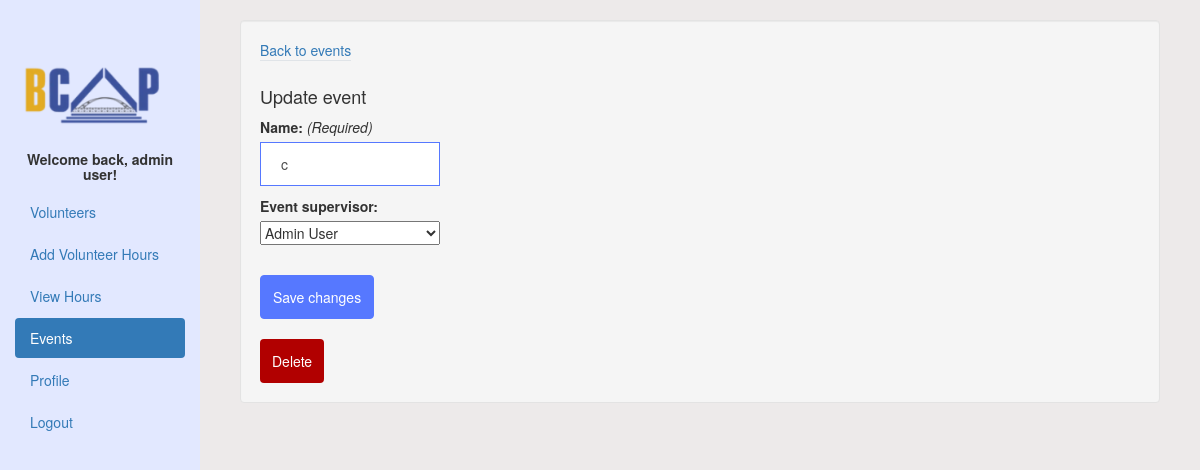
The page /update-event/?id=6 (signed in) on the database as committed earlier.
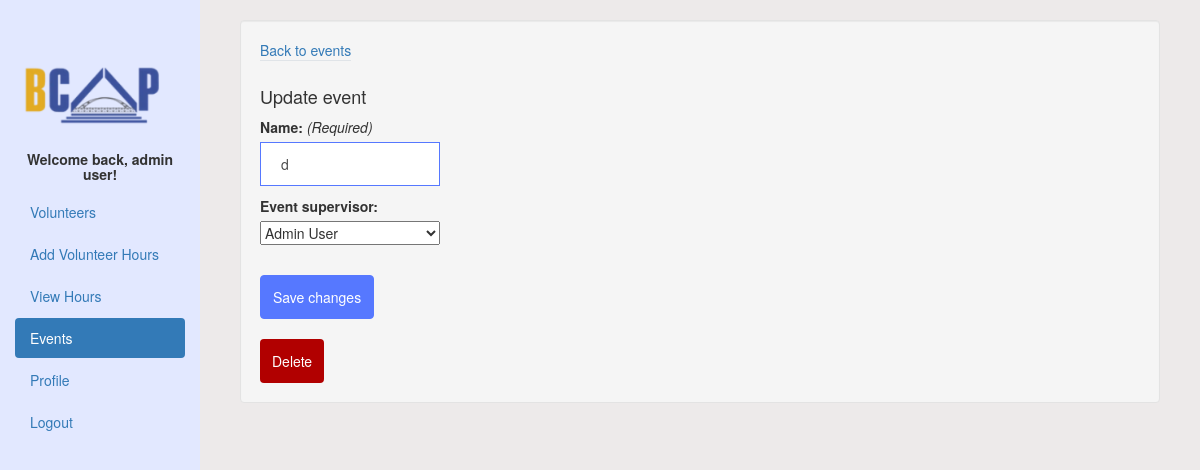
The same page on the database as committed later.
### bcap373_app/models.py (models this page shows, shortened)
class EventModel(models.Model):
	name = models.CharField(max_length=256, blank=False)
	event_supervisor = models.ForeignKey(User, on_delete=models.SET_NULL, null=True, blank=True, limit_choices_to={'is_staff': True}, related_name='event_supervisor')

### bcap373_app/views.py (the view)
# urls.py: path('update-event/', views.update_event, name="update_event"),
@login_required
def update_event(request):
   event_id = request.GET.get('id', '')
   if request.user.is_staff and event_id != '' and EventModel.objects.filter(id=int(event_id)).count() == 1:
      if request.method == "POST":
         event_form = EventForm(request.POST, instance=EventModel.objects.filter(id=int(event_id)).first())
         if event_form.is_valid():
            event_form.save()
            messages.success(request, 'Event updated successfully')
            return redirect('/events')
      else:
         event_form = EventForm(instance=EventModel.objects.filter(id=int(event_id)).first())
      return render(request, 'update_event.html', {
         'event_form': event_form, 'id': event_id
      })
   else:
      return render(request, "landing.html")

### bcap373_app/forms.py
class EventForm(forms.ModelForm):
    class Meta:
        model = EventModel
        fields = ('name','event_supervisor')

### bcap373_app/models.py (called while the page is built)
def get_user_name(self):
	uid = self.id
	profile = Profile.objects.get(id=uid)
	return str(profile).title()

	def __str__(self):
		return "{} {}".format(self.user.first_name, self.user.last_name)

### templates/update_event.html
{% extends "base.html" %}
{% load static %}
{% block pageContent %}
<div class="col-sm custom-grid">
    <div class="well">
        <div class="top-header">
            <div>
                <a href="/events">Back to events</a>
                <div class="tools"></div>
            </div>
        </div>
        <form method="POST" id="form" style="width: 0%;"> {% csrf_token %}
            <div class="align-fields-general">
                <h4>Update event</h4>
                {% for field in event_form %}
                <p>
                    <div class="align-labels">
                        {% if field.field.required %}
                            {{ field.label_tag }} <i>(Required)</i>
                        {% else %}
                            {{ field.label_tag }}
                        {% endif %} <br/>
                    </div>
                    <div class="align-fields">
                        {{ field }}
                    </div>
                </p>
                {% endfor %}
            </div>
            <br/>
            <div class="button-holder custom-margins">
                <button class="btn btn-primary px-2 m-3" type="submit" form="form">Save changes</button>
                <br/>
                <br/>
                <button class="btn btn-primary px-2 m-3 danger" type="submit" form="form"><a href="/delete_event?id={{id}}" style="color:white;">Delete</a></button>
            </div>
        </form>
    </div>
</div>
{% endblock pageContent%}

Rows that differ between the two databases and show on the page:
changed EventModel "Admin User": name "c" → "d"
